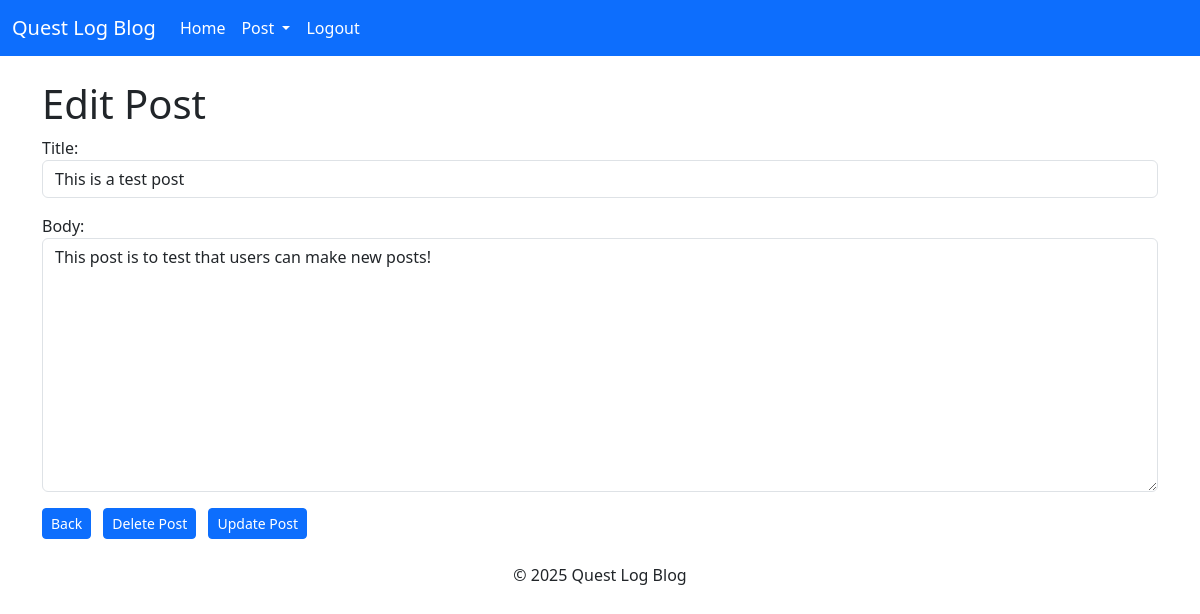
/article/editpost/4 (signed in), run on the app's committed database.
### questlogblog/models.py (models this page shows, shortened)
class Post(models.Model):
    title = models.CharField(max_length=255)
    author = models.ForeignKey(User, on_delete=models.CASCADE)
    body = models.TextField()
    date_of_post = models.DateField(auto_now_add=True)

### questlogblog/views.py (the view)
# urls.py: path("article/editpost/<int:pk>", EditPost.as_view(), name="edit_post"),
class EditPost(UpdateView):
    model = Post
    form_class = EditForms
    template_name = "edit_post.html"

### questlogblog/forms.py
class EditForms(forms.ModelForm):
    class Meta:
        model = Post
        fields = ("title", "body")
        widgets = {
            "title": forms.TextInput(attrs={"class": "form-control", "placeholder": "Title"}),
            "body": forms.Textarea(attrs={"class": "form-control", "placeholder": "Your Blog"}),
        }

### questlogblog/templates/edit_post.html (shortened to what this page needs)
{% extends "base.html" %}
{% block content %}
{% if user.is_authenticated %}
    <h1>Edit Post</h1>
    <div class="form-group">
        <form method="Post">
            {{ form.as_p }}
            <a href="{% url 'home' %}" class="btn btn-primary me-2 btn-sm">Back</a>
            <a href="{% url 'delete_post' post.pk %}" class="btn btn-primary me-2 btn-sm">Delete Post</a>
            <button class="btn btn-primary btn-sm">Update Post</button>
    </div>
{% else %}
Please login first before trying to edit posts!
{% endif %}
{% endblock %}

### data on the page
Post: title "This is a test post", body "This post is to test that users can make new posts!"
